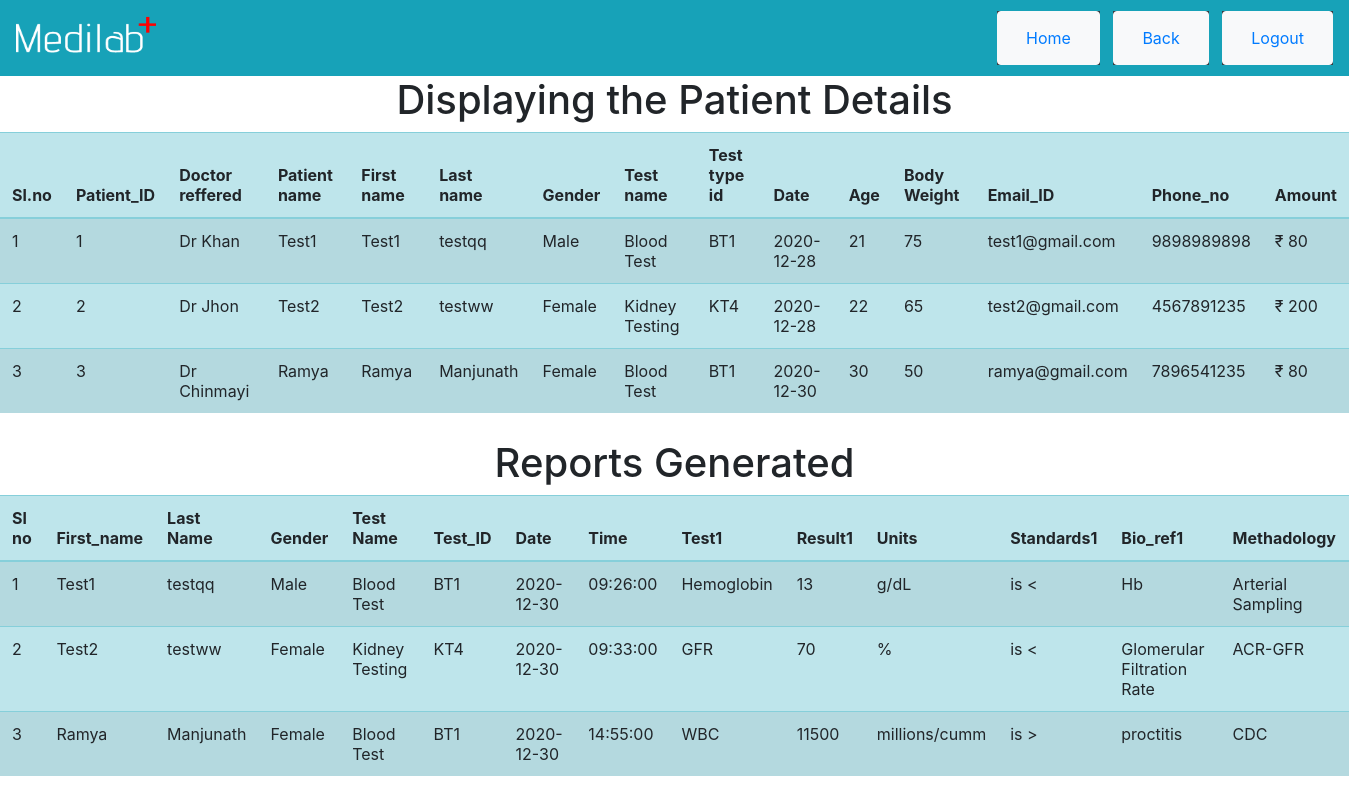
The page /display1.php on the database its author committed.
### tables this page shows
CREATE TABLE `clinicaltest` (
  `Sl_no` bigint(250) NOT NULL,
  `Doctor_reffered` varchar(200) NOT NULL,
  `Patient_name` varchar(200) NOT NULL,
  `Gender` varchar(200) NOT NULL,
  `Test_name` varchar(200) NOT NULL,
  `Test_type_id` varchar(200) NOT NULL,
  `Amount` varchar(200) NOT NULL
);

CREATE TABLE `patient_details` (
  `Patient_ID` bigint(250) NOT NULL,
  `First_name` varchar(200) NOT NULL,
  `Last_name` varchar(200) NOT NULL,
  `Date` date NOT NULL,
  `Age` bigint(200) NOT NULL,
  `weight` varchar(200) NOT NULL,
  `Email_ID` varchar(200) NOT NULL,
  `Phone_no` varchar(200) NOT NULL
);

CREATE TABLE `report` (
  `Sl_no` bigint(250) NOT NULL,
  `First_name` varchar(200) NOT NULL,
  `Last_name` varchar(200) NOT NULL,
  `Gender` varchar(200) NOT NULL,
  `Test_name` varchar(200) NOT NULL,
  `Test_ID` varchar(200) NOT NULL,
  `Date` date NOT NULL,
  `Time` time NOT NULL,
  `Test1` varchar(200) NOT NULL,
  `Result1` varchar(200) NOT NULL,
  `Units` varchar(200) NOT NULL,
  `Standards1` varchar(200) NOT NULL,
  `Bio_ref1` varchar(200) NOT NULL,
  `Methadology` varchar(200) NOT NULL
);

### display1.php (the view, shortened to what this page needs)
<html>
    <head>
    <link rel="stylesheet" href="https://cdn.jsdelivr.net/npm/bootstrap@4.5.3/dist/css/bootstrap.min.css">
    </head>
    <body>
<nav class="navbar navbar-light bg-info">
  <a class="navbar-brand" href="#">
    <img src="img/logo.png" width="140" height="50" class="d-inline-block align-top" alt="" loading="lazy"></a>
    <ul class="nav justify-content-end">
  <li class="nav-item bg-dark">
    <button class="btn btn-light"><a class="nav-link" href="index.html">Home</a></button>
  </li> &nbsp;&nbsp;&nbsp;
        <li class="nav-item bg-dark">
    <button class="btn btn-light"><a class="nav-link" href="techlog.html">Back</a></button>
  </li>&nbsp;&nbsp;&nbsp;
  <li class="nav-item bg-dark">
    <button class="btn btn-light"><a class="nav-link" href="techlog2.html">Logout</a></button>
  </li>
</ul>
</nav>
        <div id="dc">
        <h1 class="bg-lite">Displaying the Patient Details</h1>
        <table class="table table-striped table-info">
            <thead>
            <tr>
                <th>Sl.no</th>
                <th>Patient_ID</th>
                <th>Doctor reffered</th>
                <th>Patient name</th>
                <th>First name</th>
                <th>Last name</th>
                <th>Gender</th>
                <th>Test name</th>
                <th>Test type id</th>
                <th>Date</th>
                <th>Age</th>
                <th>Body Weight</th>
                <th>Email_ID</th>
                <th>Phone_no</th>
                <th>Amount</th>
                </tr></thead>
<?php
            include("connection.php");
            $query = "SELECT * FROM clinicaltest,patient_details WHERE Sl_no=Patient_ID";
            $data = mysqli_query($con,$query);
            $total = mysqli_num_rows($data);
                if($total != 0){
                    while($result = mysqli_fetch_assoc($data)){
                        echo"
                        <tr>
                        <td>".$result['Sl_no']."</td>
                        <td>".$result['Patient_ID']."</td>
                        <td>".$result['Doctor_reffered']."</td>
                        <td>".$result['Patient_name']."</td>
                        <td>".$result['First_name']."</td>
                        <td>".$result['Last_name']."</td>
                        <td>".$result['Gender']."</td>
                        <td>".$result['Test_name']."</td>
                        <td>".$result['Test_type_id']."</td>
                        <td>".$result['Date']."</td>
                        <td>".$result['Age']."</td>
                        <td>".$result['weight']."</td>
                        <td>".$result['Email_ID']."</td>
                        <td>".$result['Phone_no']."</td>
                        <td>₹ ".$result['Amount']."</td>
                        </tr>
                        ";
                    }
                }
                else{
                    echo "No recodrs found";
                }
            ?>
        </table>
            </div>
    </body>
</html>
<html>
    <head>
    <link rel="stylesheet" href="https://cdn.jsdelivr.net/npm/bootstrap@4.5.3/dist/css/bootstrap.min.css">
    </head>
    <body>
        <div id="dc">
        <h1 class="bg-lite">Reports Generated </h1>
        <table class="table table-striped table-info">
            <thead>
            <tr>
                <th>Sl no</th>
                <th>First_name</th>
                <th>Last Name</th>
                <th>Gender</th>
                <th>Test Name</th>
                <th>Test_ID</th>
                <th>Date</th>
                <th>Time</th>
                <th>Test1</th>
                <th>Result1</th>
                <th>Units</th>
                <th>Standards1</th>
                <th>Bio_ref1</th>
                <th>Methadology</th>
                </tr></thead>
<?php
            include("connection.php");
            $query = "SELECT * FROM report";
            $data = mysqli_query($con,$query);
            $total = mysqli_num_rows($data);
                if($total != 0){
                    while($result = mysqli_fetch_assoc($data)){
                        echo"
                        <tr>
                        <td>".$result['Sl_no']."</td>
                        <td>".$result['First_name']."</td>
                        <td>".$result['Last_name']."</td>
                        <td>".$result['Gender']."</td>
                        <td>".$result['Test_name']."</td>
                        <td>".$result['Test_ID']."</td>
                        <td>".$result['Date']."</td>
                        <td>".$result['Time']."</td>
                        <td>".$result['Test1']."</td>
                        <td>".$result['Result1']."</td>
                        <td>".$result['Units']."</td>
                        <td>".$result['Standards1']."</td>
                        <td>".$result['Bio_ref1']."</td>
                        <td>".$result['Methadology']."</td>
                        </tr>
                        ";
                    }
                }
                else{
                    echo "No recodrs found";
                }
            ?>
        </table>
            </div>
    </body>
</html>

### display1.php (style rules this page uses)
body { background-image:url(images/slider-bg.png) }
#dc { text-align: center; }

### rows shown on the page
clinicaltest: Sl_no "1", patient_details.Patient_ID "1", Doctor_reffered "Dr Khan", Patient_name "Test1", patient_details.First_name "Test1", patient_details.Last_name "testqq", Gender "Male", Test_name "Blood Test", Test_type "BT1", patient_details.Date "2020-12-28", patient_details.Age "21", patient_details.weight "75", patient_details.Email_ID "test1@gmail.com", patient_details.Phone_no "9898989898", Amount "80"
clinicaltest: Sl_no "2", patient_details.Patient_ID "2", Doctor_reffered "Dr Jhon", Patient_name "Test2", patient_details.First_name "Test2", patient_details.Last_name "testww", Gender "Female", Test_name "Kidney Testing", Test_type "KT4", patient_details.Date "2020-12-28", patient_details.Age "22", patient_details.weight "65", patient_details.Email_ID "test2@gmail.com", patient_details.Phone_no "4567891235", Amount "200"
clinicaltest: Sl_no "3", patient_details.Patient_ID "3", Doctor_reffered "Dr Chinmayi", Patient_name "Ramya", patient_details.First_name "Ramya", patient_details.Last_name "Manjunath", Gender "Female", Test_name "Blood Test", Test_type "BT1", patient_details.Date "2020-12-30", patient_details.Age "30", patient_details.weight "50", patient_details.Email_ID "ramya@gmail.com", patient_details.Phone_no "7896541235", Amount "80"
report: Sl_no "1", First_name "Test1", Last_name "testqq", Gender "Male", Test_name "Blood Test", Test_ID "BT1", Date "2020-12-30", Time "09:26:00", Test1 "Hemoglobin", Result1 "13", Units "g/dL", Standards1 "is <", Bio_ref1 "Hb", Methadology "Arterial Sampling"
report: Sl_no "2", First_name "Test2", Last_name "testww", Gender "Female", Test_name "Kidney Testing", Test_ID "KT4", Date "2020-12-30", Time "09:33:00", Test1 "GFR", Result1 "70", Units "%", Standards1 "is <", Bio_ref1 "Glomerular Filtration Rate", Methadology "ACR-GFR"
report: Sl_no "3", First_name "Ramya", Last_name "Manjunath", Gender "Female", Test_name "Blood Test", Test_ID "BT1", Date "2020-12-30", Time "14:55:00", Test1 "WBC", Result1 "11500", Units "millions/cumm", Standards1 "is >", Bio_ref1 "proctitis", Methadology "CDC"
